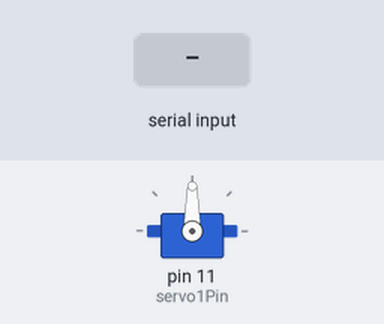
Bench run of a sketch on a simulated Arduino Uno, built with avr-gcc and run on an emulated ATmega328P. Shown: servo. The inputs (shaded band) are chosen by the test bench.

Above: at 1.2 s.
1.3 s: byte 30 received over Serial
At 2.5 s:
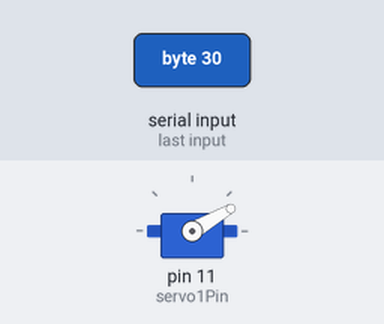
2.8 s: byte 120 received over Serial
At 3.7 s:
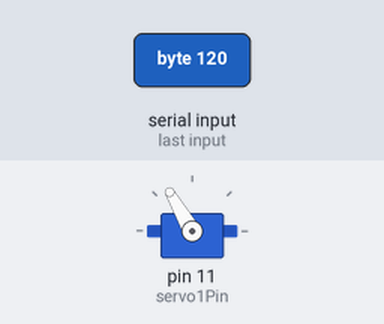
Timing chart, 0 to 5.8 s (numbered marks = the images above; inputs shaded):
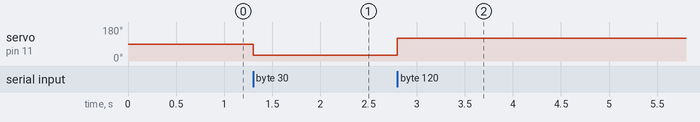

The sketch:

ServoController.ino
```cpp
#include <Servo.h>

/*Servo myservo;

int pos = 0;

void setup() {
  // put your setup code here, to run once:
  myservo.attach(9, 1000, 2000);
  myservo.writeMicroseconds(1500);
}*/

const int servo1Pin = 11;
Servo servo1;

void setup() {
servo1.attach(servo1Pin, 1000, 2000);
Serial.begin(9600);
}

void loop() {
  if(Serial.available()>0)
    {
        char pos=Serial.read();
        servo1.write(pos);
        //delay(15);
    }
}
/*void loop() {
  // put your main code here, to run repeatedly:
  for (pos=0; pos<=180; pos++){
      myservo.write(pos);
      delay(15);
  }
  for (pos=0; pos>=-180; pos--){
      myservo.write(pos);
      delay(15);
  }
}*/
```

Measured:
- after the input at 1.3 s, servo on pin 11 (servo1Pin): 90° → 30° at once
- after the input at 2.8 s, servo on pin 11 (servo1Pin): 30° → 120° at once
